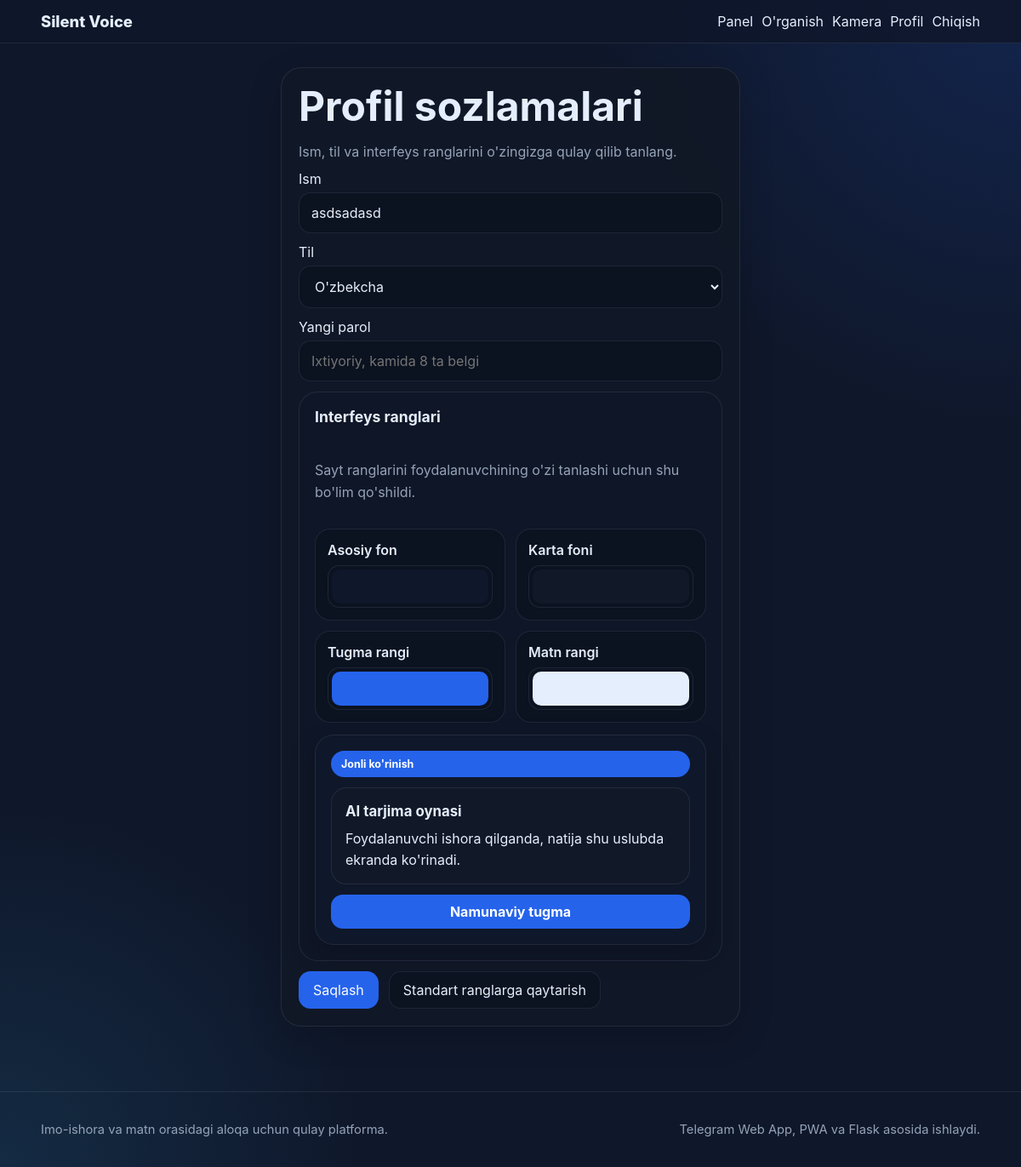
The app's page /profile (signed in) with its own data.
### app/models.py (models this page shows, shortened)
class User(UserMixin, db.Model):
    __tablename__ = 'user'
    id = db.Column(db.Integer, primary_key=True)
    username = db.Column(db.String(80), unique=True, index=True, nullable=False)
    password_hash = db.Column(db.String(255), nullable=False)
    created_at = db.Column(db.DateTime, default=datetime.utcnow, nullable=False)
    name = db.Column(db.String(120))
    email = db.Column(db.String(120), unique=True, index=True)
    avatar = db.Column(db.String(255), default='default-avatar.svg')
    language = db.Column(db.String(10), default='UZB')
    theme_bg_color = db.Column(db.String(7))
    theme_card_color = db.Column(db.String(7))
    theme_button_color = db.Column(db.String(7))
    theme_text_color = db.Column(db.String(7))
    sign_count = db.Column(db.Integer, default=0)
    streak_days = db.Column(db.Integer, default=1)
    minutes_spent = db.Column(db.Integer, default=0)
    is_admin = db.Column(db.Boolean, default=False, nullable=False)
    is_blocked = db.Column(db.Boolean, default=False, nullable=False)
    last_seen_date = db.Column(db.Date, default=date.today)
    recordings = db.relationship('CustomRecording', backref='user', lazy=True, cascade='all, delete-orphan')
    feedback_entries = db.relationship('Feedback', backref='user', lazy=True, cascade='all, delete-orphan')
    history_entries = db.relationship('History', backref='user', lazy=True, cascade='all, delete-orphan')

### app/routes/main.py (the view, shortened to what this page needs)
@main_bp.route('/profile', methods=['GET', 'POST'])
@login_required
def profile():
    return render_template('profile.html')

### app/templates/profile.html (shortened to what this page needs)
{% extends 'base.html' %}
{% block content %}
<section class="card narrow">
  <h1>Profil sozlamalari</h1>
  <p class="muted settings-copy">Ism, til va interfeys ranglarini o'zingizga qulay qilib tanlang.</p>
  <form method="post" class="form-grid">
    <label class="field-inline" for="name">
      <span>Ism</span>
      <input id="name" name="name" value="{{ current_user.name or '' }}" required>
    </label>
    <label class="field-inline" for="language">
      <span>Til</span>
      <select id="language" name="language">
        <option value="UZB" {% if current_user.language == 'UZB' %}selected{% endif %}>O'zbekcha</option>
      </select>
    </label>
    <label class="field-inline" for="password">
      <span>Yangi parol</span>
      <input id="password" name="password" type="password" placeholder="Ixtiyoriy, kamida 8 ta belgi">
    </label>
    <section class="theme-settings">
      <div class="section-head">
        <h3>Interfeys ranglari</h3>
      </div>
      <p class="muted">Sayt ranglarini foydalanuvchining o'zi tanlashi uchun shu bo'lim qo'shildi.</p>
      <div class="theme-grid">
        <label class="color-field" for="themeBgColor">
          <span>Asosiy fon</span>
          <input
            id="themeBgColor"
            class="color-input"
            name="theme_bg_color"
            type="color"
            value="{{ current_user.theme_bg_color or '#0f172a' }}"
          >
        </label>
        <label class="color-field" for="themeCardColor">
          <span>Karta foni</span>
          <input
            id="themeCardColor"
            class="color-input"
            name="theme_card_color"
            type="color"
            value="{{ current_user.theme_card_color or '#111827' }}"
          >
        </label>
        <label class="color-field" for="themeButtonColor">
          <span>Tugma rangi</span>
          <input
            id="themeButtonColor"
            class="color-input"
            name="theme_button_color"
            type="color"
            value="{{ current_user.theme_button_color or '#2563eb' }}"
          >
        </label>
        <label class="color-field" for="themeTextColor">
          <span>Matn rangi</span>
          <input
            id="themeTextColor"
            class="color-input"
            name="theme_text_color"
            type="color"
            value="{{ current_user.theme_text_color or '#e5eefc' }}"
          >
        </label>
      </div>
      <div
        id="themePreview"
        class="theme-preview"
        style="
          --preview-bg: {{ current_user.theme_bg_color or '#0f172a' }};
          --preview-card: {{ current_user.theme_card_color or '#111827' }};
          --preview-button: {{ current_user.theme_button_color or '#2563eb' }};
          --preview-text: {{ current_user.theme_text_color or '#e5eefc' }};
        "
      >
        <span class="theme-preview-badge">Jonli ko'rinish</span>
        <div class="theme-preview-card">
          <strong>AI tarjima oynasi</strong>
          <p>Foydalanuvchi ishora qilganda, natija shu uslubda ekranda ko'rinadi.</p>
        </div>
        <span class="theme-preview-action">Namunaviy tugma</span>
      </div>
    </section>
    <div class="hero-actions">
      <button class="btn btn-primary" type="submit">Saqlash</button>
      <button class="btn" type="submit" name="reset_theme" value="1">Standart ranglarga qaytarish</button>
    </div>
  </form>
</section>
{% endblock %}

### app/static/css/style.css (style rules this page uses)
:root { --tg-theme-bg-color:#0f172a; --tg-theme-secondary-bg-color:#111827; --tg-theme-text-color:#e5eefc; --tg-theme-hint-color:#94a3b8; --tg-theme-link-color:#60a5fa; --tg-theme-button-color:#2563eb; --tg-theme-button-text-color:#f8fafc; --tg-theme-section-bg-color:rgba(17,24,39,.92); --tg-theme-section-separator-color:rgba(148,163,184,.14); --tg-theme-destructive-text-color:#ef4444; --soft:#0b1220; }
* { box-sizing:border-box }
html,body { margin:0;padding:0;font-family:Inter,Arial,sans-serif;background:var(--tg-theme-bg-color);color:var(--tg-theme-text-color) }
body { min-height:100vh;background-image:radial-gradient(circle at top right,rgba(37,99,235,.18),transparent 28%),radial-gradient(circle at bottom left,rgba(56,189,248,.12),transparent 24%) }
button,input,textarea,select { font:inherit }
.card { background:var(--tg-theme-section-bg-color);border:1px solid var(--tg-theme-section-separator-color);border-radius:24px;padding:20px;box-shadow:0 12px 40px rgba(0,0,0,.16) }
h1,h2,h3 { margin:0 0 10px;color:var(--tg-theme-text-color) }
h1 { font-size:clamp(2rem,4vw,3.3rem);line-height:1.05 }
h3 { font-size:1.1rem }
.muted { color:var(--tg-theme-hint-color);line-height:1.6 }
.btn { display:inline-flex;justify-content:center;align-items:center;padding:11px 16px;border-radius:14px;border:1px solid var(--tg-theme-section-separator-color);background:var(--soft);color:var(--tg-theme-text-color);cursor:pointer }
.btn-primary { background:var(--tg-theme-button-color);border-color:transparent;color:var(--tg-theme-button-text-color) }
.hero-actions,.inline-controls { display:flex;gap:12px;flex-wrap:wrap;align-items:center }
.field-inline { display:grid;gap:6px;min-width:180px }
.settings-copy { margin-bottom:8px }
.theme-settings { display:grid;gap:14px;padding:18px;border-radius:22px;background:rgba(15,23,42,.42);border:1px solid var(--tg-theme-section-separator-color) }
.theme-grid { display:grid;gap:12px;grid-template-columns:repeat(2,minmax(0,1fr)) }
.color-field { display:grid;gap:8px;padding:14px;border-radius:18px;background:var(--soft);border:1px solid var(--tg-theme-section-separator-color) }
.color-field span { font-weight:600 }
.color-input { width:100%;height:50px;padding:4px;border-radius:14px;cursor:pointer }
.theme-preview { display:grid;gap:12px;padding:18px;border-radius:22px;background:var(--preview-bg,var(--tg-theme-bg-color));color:var(--preview-text,var(--tg-theme-text-color));border:1px solid rgba(255,255,255,.08);box-shadow:0 12px 32px rgba(0,0,0,.18) }
.theme-preview-badge { display:inline-flex;align-self:flex-start;padding:8px 12px;border-radius:999px;background:var(--preview-button,var(--tg-theme-button-color));color:#fff;font-size:.78rem;font-weight:700 }
.theme-preview-card { padding:16px;border-radius:18px;background:var(--preview-card,var(--tg-theme-section-bg-color));border:1px solid rgba(255,255,255,.08) }
.theme-preview-card strong { display:block;font-size:1.05rem;line-height:1.35 }
.theme-preview-card p { margin:.5rem 0 0;line-height:1.55 }
.theme-preview-action { display:inline-flex;align-items:center;justify-content:center;align-self:flex-start;padding:10px 14px;border-radius:14px;background:var(--preview-button,var(--tg-theme-button-color));color:#fff;font-weight:700 }
.narrow { max-width:540px;margin:0 auto }
.form-grid { display:grid;gap:12px }
input,textarea,select { width:100%;padding:13px 14px;border-radius:14px;border:1px solid var(--tg-theme-section-separator-color);background:var(--soft);color:var(--tg-theme-text-color) }
.section-head { display:flex;justify-content:space-between;align-items:center }

### records on screen
User: name "asdsadasd", language "O'zbekcha", theme_bg_color "#0f172a", theme_card_color "#111827", theme_button_color "#2563eb", theme_text_color "#e5eefc"
